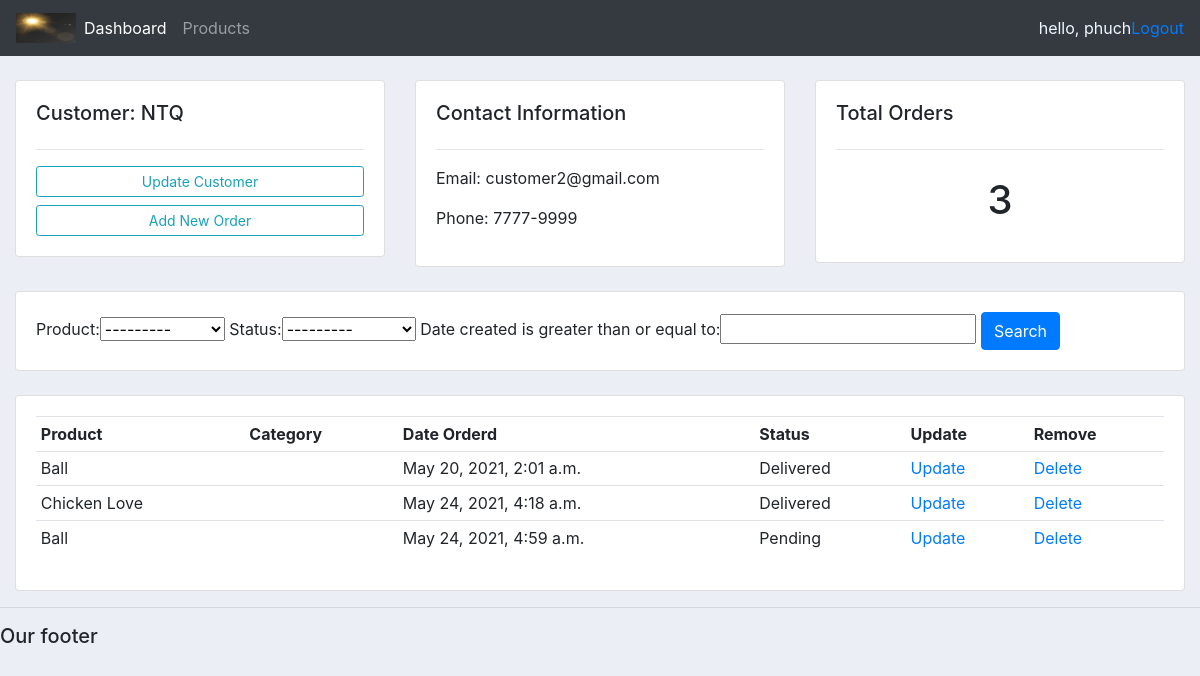
Page /customer/5/ (signed in) on the committed database.
### accounts/models.py (models this page shows, shortened)
class Customer(models.Model):
    user = models.OneToOneField(User, null=True, blank=True, on_delete=models.CASCADE)
    name = models.CharField(max_length=200, null=True)
    phone = models.CharField(max_length=200, null=True)
    email = models.CharField(max_length=200, null=True)
    profile_pic = models.ImageField(default="nobody.jpg", null=True, blank=True,)
    date_created = models.DateTimeField(auto_now_add=True, null=True)

class Order(models.Model):
    STATUS = (
        ('Pending', 'Pending'),
        ('Out of delivery', 'Out of delivery'),
        ('Delivered', 'Delivered'),
    )
    customer = models.ForeignKey(Customer, null=True, on_delete=models.SET_NULL)
    product = models.ForeignKey(Product, null=True, on_delete=models.SET_NULL)
    date_created = models.DateTimeField(auto_now_add=True, null=True)
    status = models.CharField(max_length=200, null=True, choices=STATUS)

class Product(models.Model):
    CATEGORY = (
        ('Indoor', 'Indoor'),
        ('Out door', 'Out door'),
    )
    name = models.CharField(max_length=200, null=True)
    price = models.FloatField(null=True)
    category = models.CharField(max_length=200, null=True, choices=CATEGORY)
    description = models.CharField(max_length=200, null=True, blank=True)
    date_created = models.DateTimeField(auto_now_add=True, null=True)
    tags = models.ManyToManyField(Tag)
    def __str__(self):
        return self.name

### accounts/decorators.py (the view)
        def wrapper_func(request, *args, **kwargs):
            try:
                group = None
                if request.user.groups.exists():
                    group = request.user.groups.all()[0].name
                if group in allowed_roles:
                    return view_func(request, *args, **kwargs)
                else:
                    return render(request,'accounts/403.html')
            except:
                return render(request,'accounts/no_user.html')

### accounts/views.py (called while the page is built)
@login_required(login_url='login')
@allowed_users(allowed_roles=['admin'])
def customer(request, pk):
    customer = Customer.objects.get(id=pk)
    orders = customer.order_set.all()
    order_count = orders.count()
    my_filter = OrderFilter(request.GET, queryset=orders)
    orders = my_filter.qs
    context = {
        'customer':customer,
        'orders':orders,
        'order_count':order_count,
        'my_filter':my_filter,
    }
    return render(request, 'accounts/customer.html', context)

### accounts/templates/accounts/customer.html
{%  extends 'accounts/main.html' %}
{% block content %}
	<br>
<div class="row">
	<div class="col-md">
		<div class="card card-body">
			<h5>Customer: {{customer.name}}</h5>
			<hr>
			<a class="btn btn-outline-info  btn-sm btn-block" href="">Update Customer</a>
			<a class="btn btn-outline-info  btn-sm btn-block" href="{% url 'create_order' customer.id %}">Add New Order</a>
		</div>
	</div>
	<div class="col-md">
		<div class="card card-body">
			<h5>Contact Information</h5>
			<hr>
			<p>Email: {{customer.email}}</p>
			<p>Phone: {{customer.phone}}</p>
		</div>
	</div>
	<div class="col-md">
		<div class="card card-body">
			<h5>Total Orders</h5>
			<hr>
			<h1 style="text-align: center;padding: 10px">{{order_count}}</h1>
		</div>
	</div>
</div>
<br>
<div class="row">
	<div class="col">
		<div class="card card-body">
			<form method="get">
				{{my_filter.form}}
		    <button class="btn btn-primary" type="submit">Search</button>
		  </form>
		</div>
	</div>
</div>
<br>
<div class="row">
	<div class="col-md">
		<div class="card card-body">
			<table class="table table-sm">
				<tr>
					<th>Product</th>
					<th>Category</th>
					<th>Date Orderd</th>
					<th>Status</th>
					<th>Update</th>
					<th>Remove</th>
				</tr>
				{% for order in orders %}
				<tr>
					<td>{{order.product}}</td>
					<td>{{order.category}}</td>
					<td>{{order.date_created}}</td>
					<td>{{order.status}}</td>
					<td><a href="{% url 'update_order' order.id %}">Update</a></td>
					<td><a href="{% url 'delete_order' order.id %}">Delete</a></td>
				</tr>
				{% endfor %}
			</table>
		</div>
	</div>
</div>
{% endblock %}

### accounts/templates/accounts/navbar.html (shortened to what this page needs)
{% load static %}
<nav class="navbar navbar-expand-lg navbar-dark bg-dark">
    <img src="{% static 'images/logo.png' %}" alt="" style="height: 30px; width: 60px;">
    <div class="collapse navbar-collapse" id="navbarNav">
      <ul class="navbar-nav">
        {% if request.user.is_staff %}
          <li class="nav-item active">
            <a class="nav-link" href="{% url 'home' %}">Dashboard</a>
          </li>
          <li class="nav-item">
            <a class="nav-link" href="{% url 'products' %}">Products</a>
          </li>
        {% else %}
          <li class="nav-item">
            <a class="nav-link" href="{% url 'account' %}">Settings</a>
          </li>
        {% endif %}
      </ul>
    </div>
    <span style="color: aliceblue;">hello, {{request.user}}</span>
    <span><a href="{% url 'logout' %}">Logout</a></span>
  </nav>

### static/css/main.css (style rules this page uses)
body { background-color: #ebeff5; }

### rows in the picture
Customer: name "NTQ", email "customer2@gmail.com", phone "7777-9999"
Order: product "Ball", date_created "May 20, 2021, 2:01 a.m.", status "Delivered"
Order: product "Chicken Love", date_created "May 24, 2021, 4:18 a.m.", status "Delivered"
Order: product "Ball", date_created "May 24, 2021, 4:59 a.m.", status "Pending"

### other values in the picture
{{ request.user }} "phuch"
{{ order_count }} "3"
